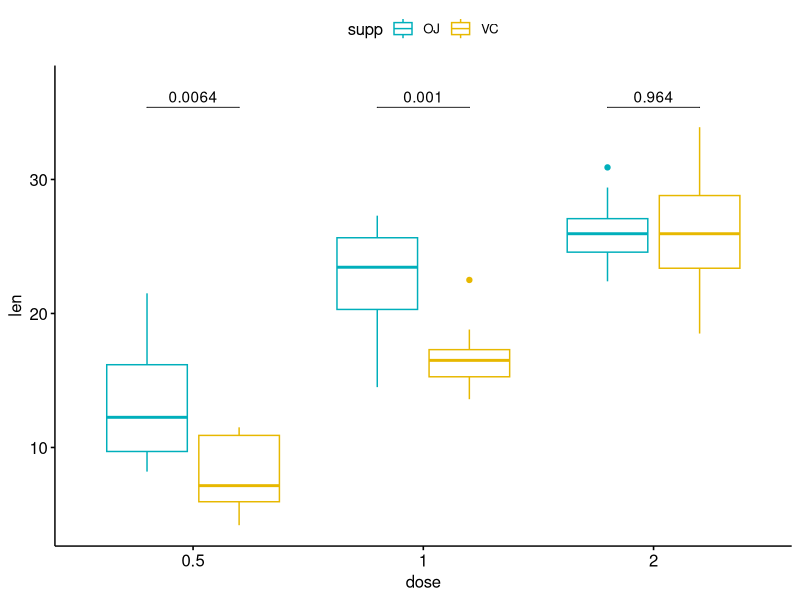
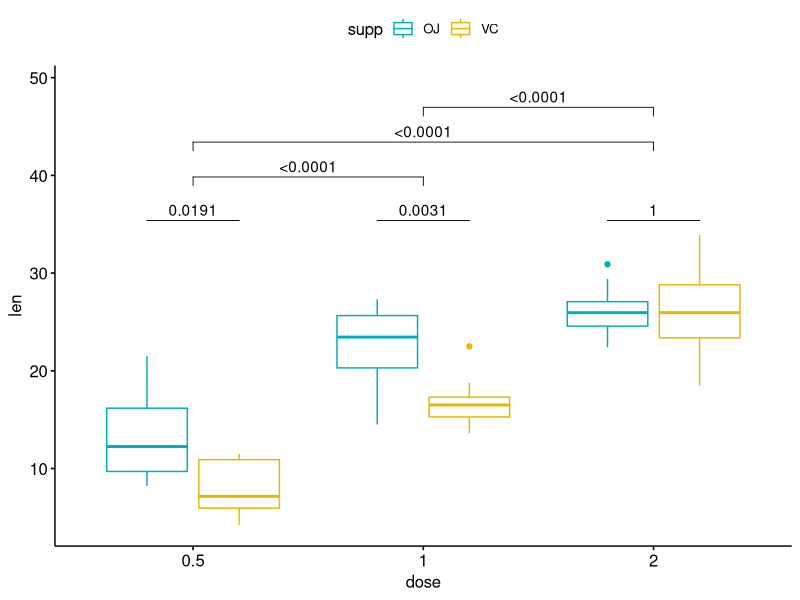
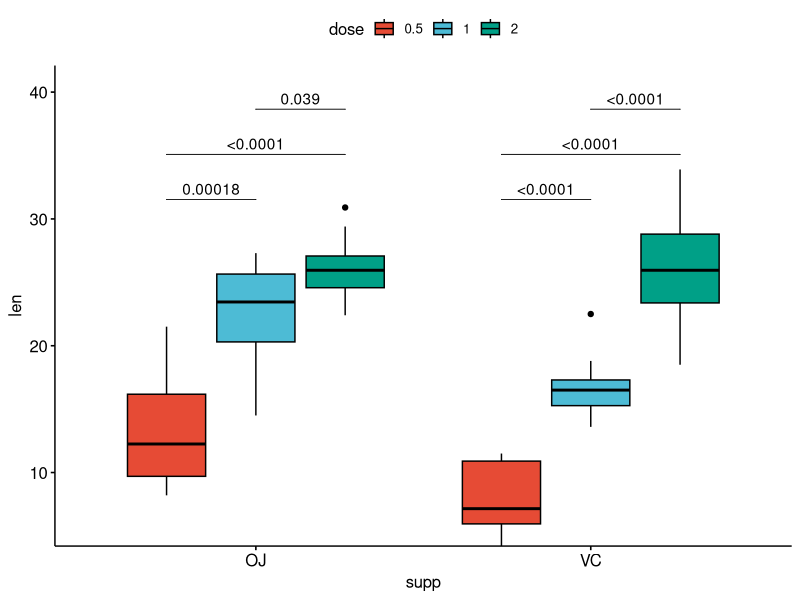
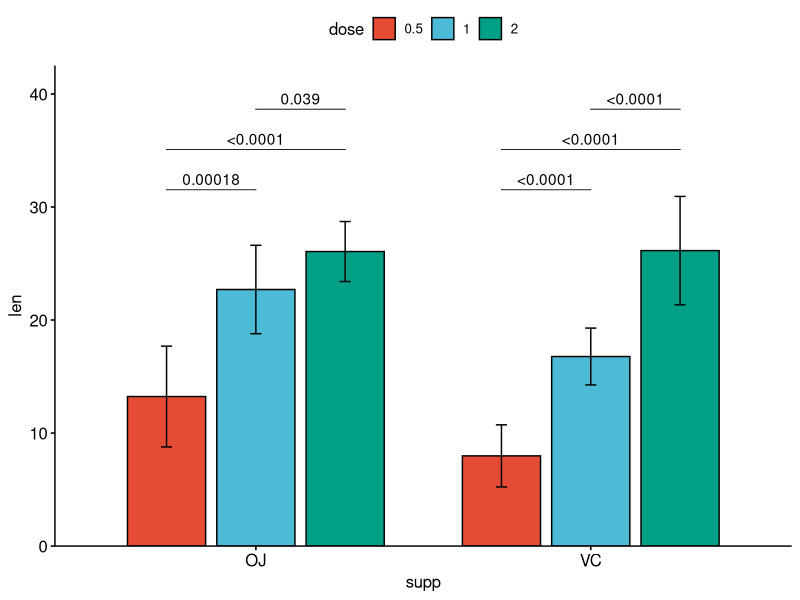

Reproduce these figures in R, in order.
## ---- chunk 1
library(ggpubr)
# Data preparation
#%%%%%%%%%%%%%%%%%%%%%%%%%%%%%%%%%%%%
# Transform `dose` into factor variable
df <- ToothGrowth
df$dose <- as.factor(df$dose)
# Add a random grouping variable
df$group <- factor(rep(c("grp1", "grp2"), 30))
head(df, 3)
#>    len supp dose group
#> 1  4.2   VC  0.5  grp1
#> 2 11.5   VC  0.5  grp2
#> 3  7.3   VC  0.5  grp1


# Two groups by x position
#%%%%%%%%%%%%%%%%%%%%%%%%%%%%%%%%%%%%

# Create a box plot
# Add 10% spaces between the p-value labels and the plot border
bxp <- ggpubr::ggboxplot(
  df, x = "dose", y = "len",
  color = "supp", palette = c("#00AFBB", "#E7B800")
) +
 scale_y_continuous(expand = expansion(mult = c(0.05, 0.10)))


# Add p-values onto the box plots
# label can be "p.format"  or "p.adj.format"
bxp + geom_pwc(
  aes(group = supp), tip.length = 0,
  method = "t_test", label = "p.format"
)
## ---- chunk 2
# Complex cases
#%%%%%%%%%%%%%%%%%%%%%%%%%%%%%%%%%%%%
# 1. Add p-values of OJ vs VC at each dose group
bxp.complex <- bxp +
  geom_pwc(
    aes(group = supp), tip.length = 0,
    method = "t_test", label = "p.adj.format",
    p.adjust.method = "bonferroni", p.adjust.by = "panel"
  )
# 2. Add pairwise comparisons between dose levels
# Nudge up the brackets by 20% of the total height
bxp.complex <- bxp.complex +
  geom_pwc(
    method = "t_test", label = "p.adj.format",
    p.adjust.method = "bonferroni",
    bracket.nudge.y = 0.2
  )
# 3. Display the plot
bxp.complex
## ---- chunk 3
# Three groups by x position
#%%%%%%%%%%%%%%%%%%%%%%%%%%%%%%%%%%%%

# Simple plots
#_____________________________________

# Box plots with p-values
bxp <- ggboxplot(
  df, x = "supp", y = "len", fill = "dose",
  palette = "npg"
)
bxp +
  geom_pwc(
    aes(group = dose), tip.length = 0,
    method = "t_test", label = "p.adj.format",
    bracket.nudge.y = -0.08
  ) +
  scale_y_continuous(expand = expansion(mult = c(0, 0.1)))
## ---- chunk 4
# Bar plots with p-values
bp <- ggbarplot(
  df, x = "supp", y = "len", fill = "dose",
  palette = "npg", add = "mean_sd",
  position = position_dodge(0.8)
)
bp +
  geom_pwc(
    aes(group = dose), tip.length = 0,
    method = "t_test", label = "p.adj.format",
    bracket.nudge.y = -0.08
  ) +
  scale_y_continuous(expand = expansion(mult = c(0, 0.1)))
